Frame 1 (no input): blank canvas, image omitted
Frame 60 (the mouse pressed at the canvas centre just before this capture): blank canvas, image omitted
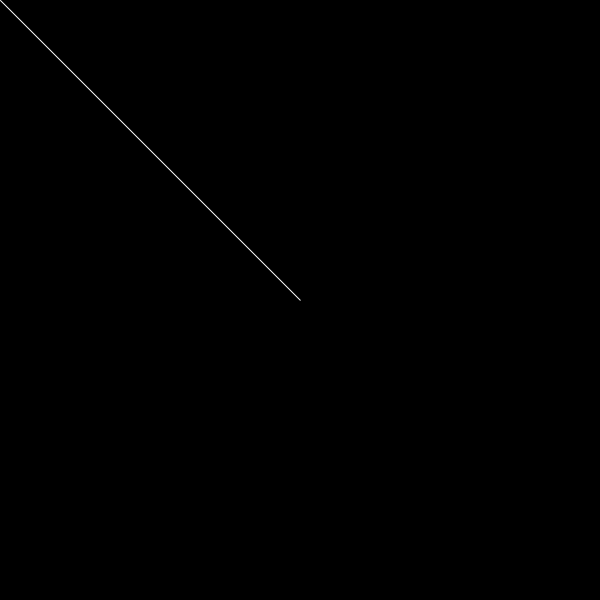
Frame 120 (the mouse held since frame 60 and released just before this capture)

The Processing sketch whose frames 1 and 60 were blank and that drew this single picture after the mouse press (run headless with seeded random() and noise(); from frame 60 on, the mouse is pressed at the canvas centre):

// Processing sketch: curve_mouse
// ── curve_mouse.pde
int dots = 200;
 
float[] xs = new float[dots];
float[] ys = new float[dots];

int index = 0;

void setup() {
  size(600, 600);
}

void draw() {
  background(0);

  noFill();

  stroke(255);  

  beginShape();
  for (int i = 0; i < dots; i++) {
    vertex(xs[i], ys[i]);
  }
  endShape();
  
  
  if (index >= dots) {
    index = 0;
  }
  
  xs[index] = mouseX;
  ys[index] = mouseY;
  
  index++;
  
}
